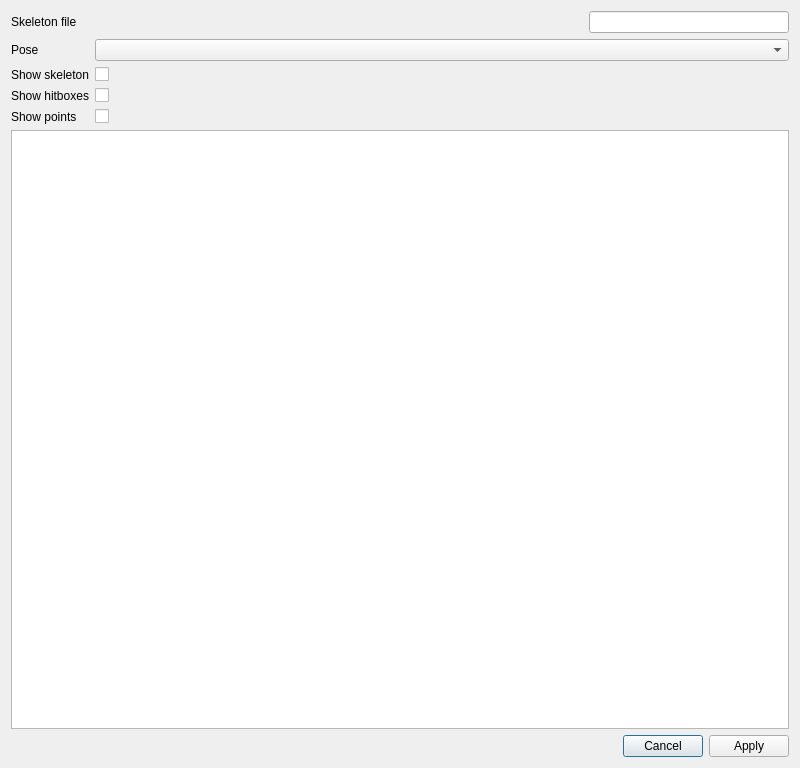
<?xml version="1.0" encoding="UTF-8"?>
<ui version="4.0">
 <class>SkeletonEditor</class>
 <widget class="QDialog" name="SkeletonEditor">
  <property name="geometry">
   <rect>
    <x>0</x>
    <y>0</y>
    <width>800</width>
    <height>768</height>
   </rect>
  </property>
  <property name="windowTitle">
   <string>Skeleton Editor</string>
  </property>
  <layout class="QVBoxLayout" name="verticalLayout">
   <item>
    <layout class="QHBoxLayout" name="horizontalLayout">
     <item>
      <widget class="QLabel" name="label_12">
       <property name="text">
        <string>Skeleton file</string>
       </property>
      </widget>
     </item>
     <item>
      <widget class="QLineEdit" name="skeleton_file_name">
       <property name="maximumSize">
        <size>
         <width>200</width>
         <height>16777215</height>
        </size>
       </property>
      </widget>
     </item>
    </layout>
   </item>
   <item>
    <layout class="QFormLayout" name="formLayout_3">
     <property name="fieldGrowthPolicy">
      <enum>QFormLayout::AllNonFixedFieldsGrow</enum>
     </property>
     <item row="0" column="0">
      <widget class="QLabel" name="label_6">
       <property name="text">
        <string>Pose</string>
       </property>
      </widget>
     </item>
     <item row="0" column="1">
      <widget class="QComboBox" name="pose_index"/>
     </item>
     <item row="1" column="0">
      <widget class="QLabel" name="label_5">
       <property name="text">
        <string>Show skeleton</string>
       </property>
      </widget>
     </item>
     <item row="1" column="1">
      <widget class="QCheckBox" name="show_skeleton">
       <property name="text">
        <string/>
       </property>
      </widget>
     </item>
     <item row="2" column="0">
      <widget class="QLabel" name="label">
       <property name="text">
        <string>Show hitboxes</string>
       </property>
      </widget>
     </item>
     <item row="2" column="1">
      <widget class="QCheckBox" name="show_hitboxes">
       <property name="text">
        <string/>
       </property>
      </widget>
     </item>
     <item row="3" column="0">
      <widget class="QLabel" name="label_2">
       <property name="text">
        <string>Show points</string>
       </property>
      </widget>
     </item>
     <item row="3" column="1">
      <widget class="QCheckBox" name="show_points">
       <property name="text">
        <string/>
       </property>
      </widget>
     </item>
    </layout>
   </item>
   <item>
    <widget class="QGraphicsView" name="skeleton_graphics_view"/>
   </item>
   <item>
    <widget class="QDialogButtonBox" name="buttonBox">
     <property name="orientation">
      <enum>Qt::Horizontal</enum>
     </property>
     <property name="standardButtons">
      <set>QDialogButtonBox::Apply|QDialogButtonBox::Cancel</set>
     </property>
    </widget>
   </item>
  </layout>
 </widget>
 <resources/>
 <connections>
  <connection>
   <sender>buttonBox</sender>
   <signal>accepted()</signal>
   <receiver>SkeletonEditor</receiver>
   <slot>accept()</slot>
   <hints>
    <hint type="sourcelabel">
     <x>248</x>
     <y>254</y>
    </hint>
    <hint type="destinationlabel">
     <x>157</x>
     <y>274</y>
    </hint>
   </hints>
  </connection>
  <connection>
   <sender>buttonBox</sender>
   <signal>rejected()</signal>
   <receiver>SkeletonEditor</receiver>
   <slot>reject()</slot>
   <hints>
    <hint type="sourcelabel">
     <x>316</x>
     <y>260</y>
    </hint>
    <hint type="destinationlabel">
     <x>286</x>
     <y>274</y>
    </hint>
   </hints>
  </connection>
 </connections>
</ui>
